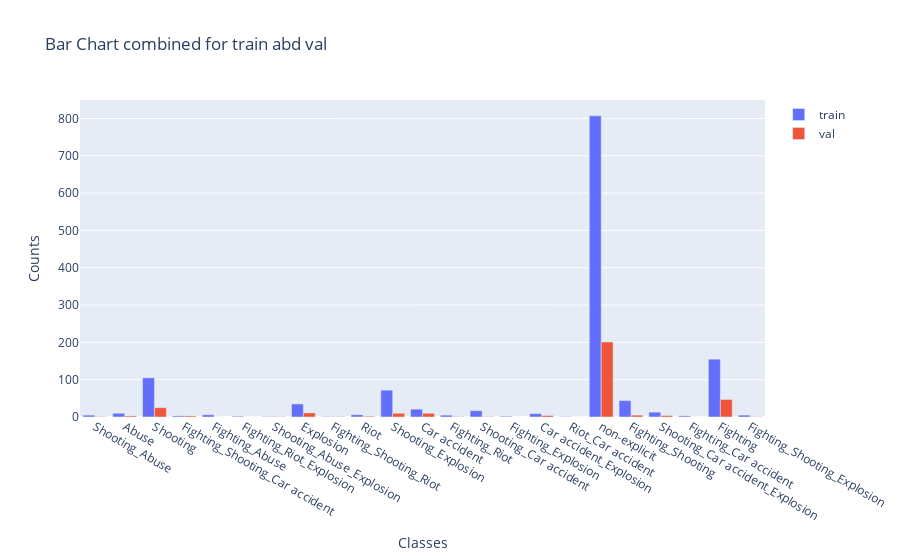

Here is the notebook cell this chart was saved with:
### Code cell
import plotly.graph_objects as go


# Combine the keys and initialize values to 0
combined_keys = set(train_class_to_count_dict.keys()) | set(val_class_to_count_dict.keys())
combined_dict1 = {key: train_class_to_count_dict.get(key, 0) for key in combined_keys}
combined_dict2 = {key: val_class_to_count_dict.get(key, 0) for key in combined_keys}

# Create lists of data from combined dictionaries
labels = list(combined_keys)
values1 = [combined_dict1[key] for key in labels]
values2 = [combined_dict2[key] for key in labels]

# Create traces
trace1 = go.Bar(
    x=labels,
    y=values1,
    name='train'
)
trace2 = go.Bar(
    x=labels,
    y=values2,
    name='val'
)

# Create the figure
fig = go.Figure(data=[trace1, trace2])

# Update layout
fig.update_layout(
    title='Bar Chart combined for train abd val',
    xaxis_title='Classes',
    yaxis_title='Counts'
)

# Show the figure
fig.show()

### Figure 1 — Plotly figure (JSON) as saved in the notebook; plotly's stock layout.template omitted (floating-point values rounded to 4 significant figures)
{"data": [{"name": "train", "type": "bar", "x": ["Shooting_Abuse", "Abuse", "Shooting", "Fighting_Shooting_Car accident", "Fighting_Abuse", "Fighting_Riot_Explosion", "Shooting_Abuse_Explosion", "Explosion", "Fighting_Shooting_Riot", "Riot", "Shooting_Explosion", "Car accident", "Fighting_Riot", "Shooting_Car accident", "Fighting_Explosion", "Car accident_Explosion", "Riot_Car accident", "non-explicit", "Fighting_Shooting", "Shooting_Car accident_Explosion", "Fighting_Car accident", "Fighting", "Fighting_Shooting_Explosion"], "y": [5, 10, 105, 3, 6, 2, 1, 35, 1, 6, 72, 21, 5, 17, 2, 9, 1, 807, 44, 13, 3, 155, 5]}, {"name": "val", "type": "bar", "x": ["Shooting_Abuse", "Abuse", "Shooting", "Fighting_Shooting_Car accident", "Fighting_Abuse", "Fighting_Riot_Explosion", "Shooting_Abuse_Explosion", "Explosion", "Fighting_Shooting_Riot", "Riot", "Shooting_Explosion", "Car accident", "Fighting_Riot", "Shooting_Car accident", "Fighting_Explosion", "Car accident_Explosion", "Riot_Car accident", "non-explicit", "Fighting_Shooting", "Shooting_Car accident_Explosion", "Fighting_Car accident", "Fighting", "Fighting_Shooting_Explosion"], "y": [1, 3, 25, 3, 0, 0, 1, 11, 1, 2, 10, 10, 1, 1, 0, 4, 0, 201, 5, 4, 0, 47, 1]}], "layout": {"autosize": true, "title": {"text": "Bar Chart combined for train abd val"}, "xaxis": {"autorange": true, "range": [-0.5, 22.5], "title": {"text": "Classes"}, "type": "category"}, "yaxis": {"autorange": true, "range": [0, 849.5], "title": {"text": "Counts"}, "type": "linear"}}}
